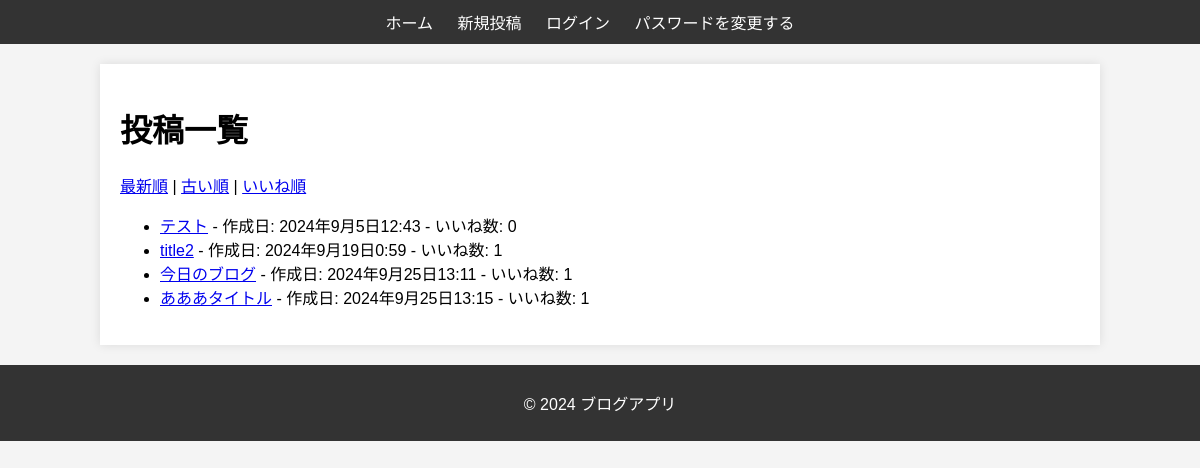
The app's page /?ordering=oldest with its own data.
### blog/models.py (models this page shows, shortened)
class Post(models.Model):
    title = models.CharField(max_length=200) # タイトル
    content = models.TextField() # 本文
    author = models.ForeignKey(User, on_delete=models.CASCADE) # 著者
    picture = models.ImageField(upload_to='post_images/', blank=True, null=True)  # 画像フィールド
    created_at = models.DateTimeField(auto_now_add=True)
    updated_at = models.DateTimeField(auto_now=True)

### blog/views.py (the view)
# urls.py: path('', HomeView.as_view(), name='home'),  # ホーム画面のURLパターン
class HomeView(ListView):
    model = Post
    template_name = 'blog/home.html'
    context_object_name = 'posts'
    paginate_by = 10  # ページネーション: 1ページ10件表示
    def get_queryset(self):
        ordering = self.request.GET.get('ordering', '-created_at')
        queryset = Post.objects.annotate(like_count=Count('like'))
        if ordering == 'likes':  # いいね順
            return queryset.order_by('-like_count', '-created_at')
        elif ordering == 'oldest':  # 古い順
            return queryset.order_by('created_at')
        elif ordering == 'newest':  # 新しい順
            return queryset.order_by('-created_at')
        else:  # デフォルトは新しい順
            return queryset.order_by('-created_at')

### blog/templates/blog/home.html (shortened to what this page needs)
{% extends 'blog/base.html' %}
{% block content %}
    <h1>投稿一覧</h1>
    <div>
        <a href="?ordering=newest">最新順</a> |
        <a href="?ordering=oldest">古い順</a> |
        <a href="?ordering=likes">いいね順</a>
    </div>
    <ul>
        {% for post in page_obj %}
            <li>
                <a href="{% url 'post_detail' post.id %}">{{ post.title }}</a> - 作成日: {{ post.created_at }} - いいね数: {{ post.like_set.count }}
            </li>
        {% endfor %}
    </ul>
{% endblock %}

### static/css/styles.css (style rules this page uses)
body { font-family: Arial, sans-serif; background-color: #f4f4f4; margin: 0; padding: 0; }

### records on screen
Post: title "テスト", created_at "2024年9月5日12:43", like_set.count "0"
Post: title "title2", created_at "2024年9月19日0:59", like_set.count "1"
Post: title "今日のブログ", created_at "2024年9月25日13:11", like_set.count "1"
Post: title "あああタイトル", created_at "2024年9月25日13:15", like_set.count "1"
